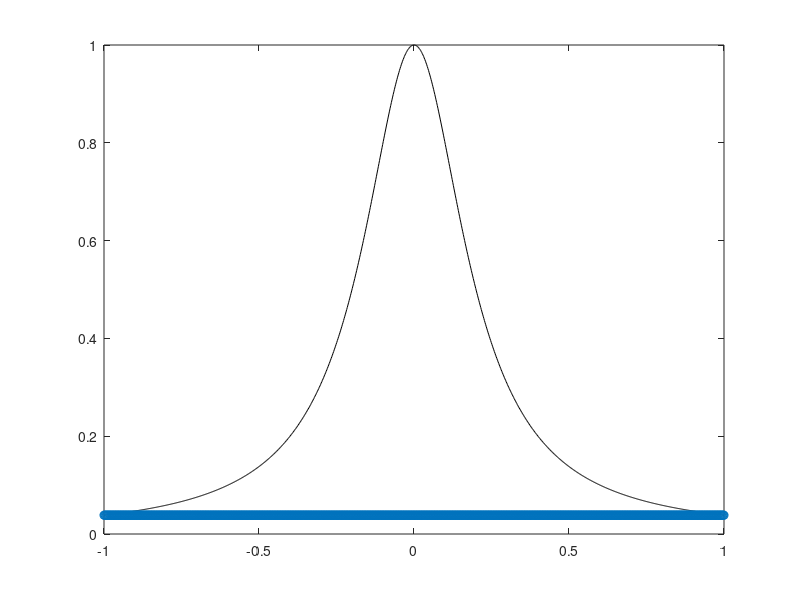

Source code (MATLAB): (Note: this script raises an error after producing the figure.)
clear; 
clc;

%% Define the unknown function to interpolate
%f = @(x) exp(x).*sin(x);
f = @(x) 1./(1+25*x.^2);

%% Setup different numbers of interpolation nodes/data sites.
Nd = [2,4,8,16,32,64,128,256];

%% Setup the points at which we want to evaluate the interpolant
xe = linspace(-1,1,1000)'; %generate evenly-spaced points
ye = f(xe); %evaluate function

%% Preallocate space for numerical solution
ye_num = zeros(length(ye),length(Nd));

%% Start plotting stuff
figure
plot(xe,ye,'black');
pause %waits for input

%% Loop goes over different numbers of interpolation nodes
for it=1:length(Nd)
    %% Initialize a zero matrix so that it stores the number of points we want hold for chebyshev extrema
    x = zeros(Nd(it),1);
    %Implement Chebyshev Extrema
    for k=1:Nd(it)
        x(k,1) = cos(((k - 1)/ (Nd(it) - 1)) * pi);
    end
    
    %x = linspace(-1,1,Nd(it))'; %generate evenly-spaced points in [-1,1].
    y = f(x);
    
    %% Form Vandermonde matrix "intelligently"
    V = zeros(length(x),length(x));
    for vit = 1:Nd(it)
        V(:,vit) = x.^(vit-1);
    end
    
    %% Compute coefficients by solving linear system
    a = V\y;
    
    %% Evaluate polynomial interpolant by building eval matrix and
    %% multiplying with coefficients.
    Ve = zeros(length(xe),length(x));
    for vit = 1:Nd(it)
        Ve(:,vit) = xe.^(vit-1);
    end
    ye_num(:,it) = Ve*a; %Do the matrix-vector product to predict values
    
    %% Plot stuff
    hold on;
    plot(xe,ye_num(:,it),'o');
    drawnow55
    pause
end

%% Now plot relative errors
figure
e2 = zeros(length(Nd),1);
for it=1:length(Nd)
    e2(it,1) = norm(ye_num(:,it)-ye)./norm(ye);
end
semilogy(Nd,e2);
    